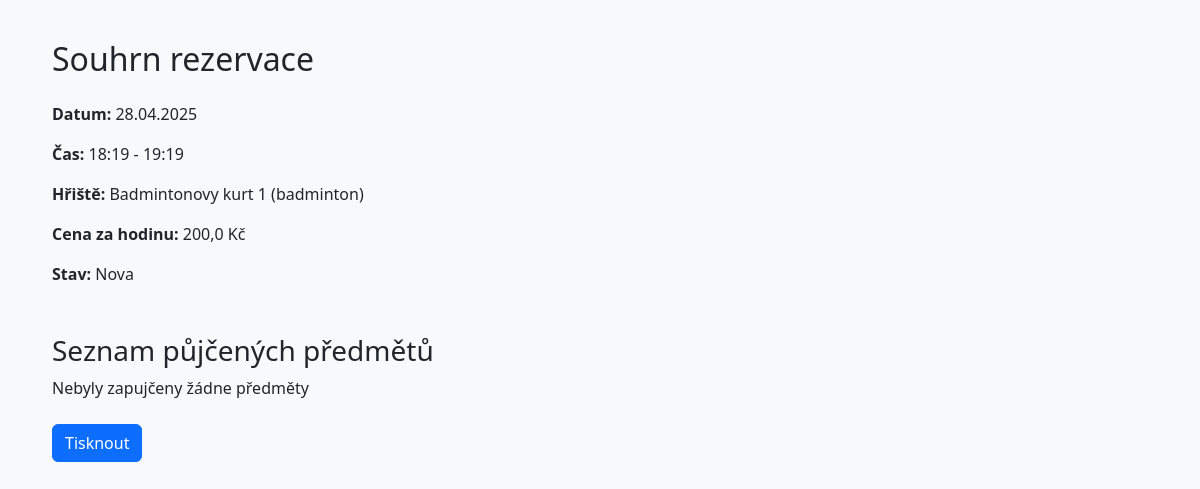
Page /rezervace/tisk/17/ on the earlier database version.
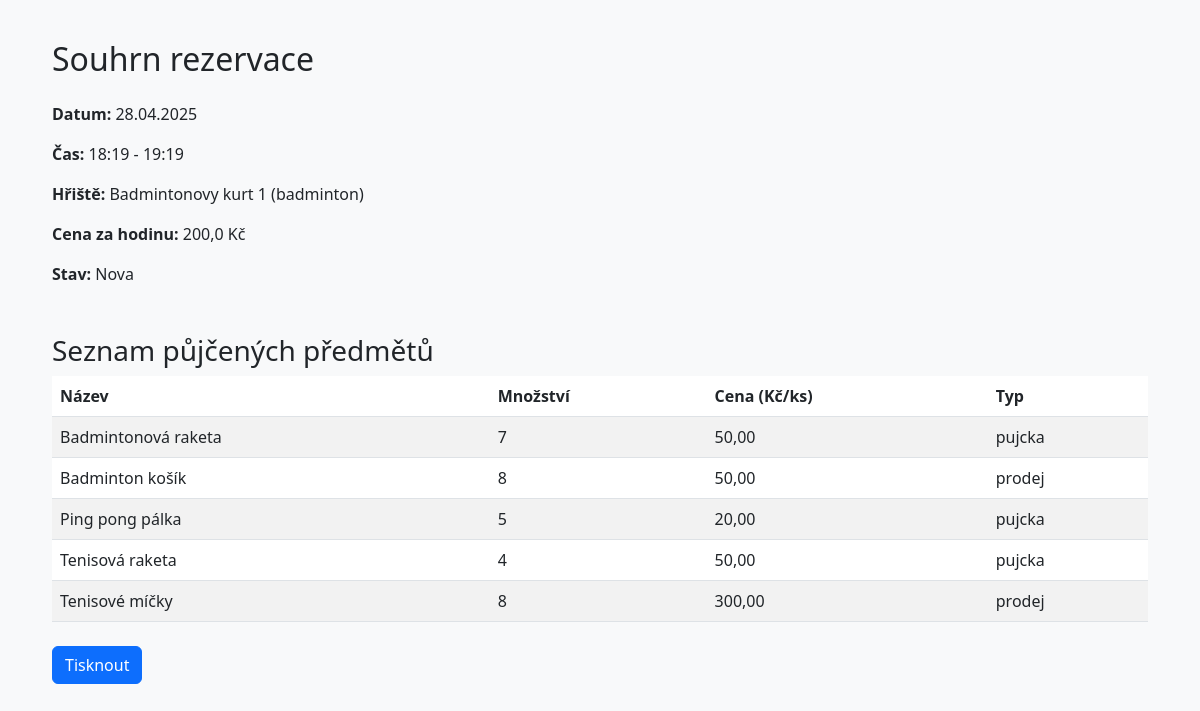
Same page on the later database version.
### rezervace/models.py (models this page shows, shortened)
class RezervaceZapujcky(models.Model):
    rezervace = models.ForeignKey(Rezervace, on_delete=models.CASCADE, related_name='zapujcky')
    zapujcka = models.ForeignKey(Zapujcky, on_delete=models.CASCADE, related_name='rezervace')
    mnozstvi = models.IntegerField()
    cena_za_kus = models.DecimalField(max_digits=8, decimal_places=2)
    class Meta:
        unique_together = ('rezervace', 'zapujcka')  # Composite primary key

class Zapujcky(models.Model):
    nazev = models.CharField(max_length=100)
    popis = models.TextField()
    cena_pujceni = models.DecimalField(max_digits=8, decimal_places=2)
    cena_prodeje = models.DecimalField(max_digits=8, decimal_places=2)
    typ = models.CharField(max_length=20, choices=RENTAL_TYPE_CHOICES)
    aktivni = models.BooleanField(default=True)

### rezervace/views.py (the view)
# urls.py: path('rezervace/tisk/<int:rez_id>/', views.tisk_rezervace, name='tisk_rezervace'),
def tisk_rezervace(request, rez_id):
    rezervace = get_object_or_404(Rezervace, id=rez_id)
    zapujcky = RezervaceZapujcky.objects.filter(rezervace=rezervace)
    return render(request, 'rezervace/tisk.html', {'rezervace': rezervace, 'zapujcky': zapujcky})

### templates/rezervace/tisk.html (shortened to what this page needs)
<!DOCTYPE html>
<html lang="cs">
<head>
  <link href="https://cdn.jsdelivr.net/npm/bootstrap@5.3.0/dist/css/bootstrap.min.css" rel="stylesheet">
  {% load static %}
  <link rel="stylesheet" href="{% static 'style.css' %}">
</head>
<body>
  <div class="container">
      <h2 class="mb-4">Souhrn rezervace</h2>
      <p><strong>Datum:</strong> {{ rezervace.datum|date:"d.m.Y" }}</p>
      <p><strong>Čas:</strong> {{ rezervace.cas_zacatku|time:"H:i" }} - {{ rezervace.cas_konce|time:"H:i" }}</p>
      <p><strong>Hřiště:</strong> {{ rezervace.hriste.nazev }} ({{ rezervace.hriste.typ }})</p>
      <p><strong>Cena za hodinu:</strong> {{ rezervace.cena }} Kč</p>
      <p><strong>Stav:</strong> {{ rezervace.get_stav_display }}</p>
      <h3 class="mt-5">Seznam půjčených předmětů</h3>
      {% if zapujcky %}
        <table class="table table-striped">
          <thead>
            <tr>
              <th>Název</th>
              <th>Množství</th>
              <th>Cena (Kč/ks)</th>
              <th>Typ</th>
            </tr>
          </thead>
          <tbody>
            {% for zapujcka in zapujcky %}
              <tr>
                <td>{{ zapujcka.zapujcka.nazev }}</td>
                <td>{{ zapujcka.mnozstvi }}</td>
                <td>{{ zapujcka.cena_za_kus }}</td>
                <td>{{ zapujcka.zapujcka.typ }}</td>
              </tr>
            {% endfor %}
          </tbody>
        </table>
      {% else %}
        <p>Nebyly zapujčeny žádne předměty</p>
      {% endif %}
      <div class="mt-4 no-print">
        <button onclick="window.print()" class="btn btn-primary">Tisknout</button>
      </div>
  </div>
</body>
</html>

Differences in the rows shown:
added RezervaceZapujcky: zapujcka.nazev "Badmintonová raketa", mnozstvi "7", cena_za_kus "50,00", zapujcka.typ "pujcka"
added RezervaceZapujcky: zapujcka.nazev "Badminton košík", mnozstvi "8", cena_za_kus "50,00", zapujcka.typ "prodej"
added RezervaceZapujcky: zapujcka.nazev "Ping pong pálka", mnozstvi "5", cena_za_kus "20,00", zapujcka.typ "pujcka"
added RezervaceZapujcky: zapujcka.nazev "Tenisová raketa", mnozstvi "4", cena_za_kus "50,00", zapujcka.typ "pujcka"
added RezervaceZapujcky: zapujcka.nazev "Tenisové míčky", mnozstvi "8", cena_za_kus "300,00", zapujcka.typ "prodej"
Other differences:
text no longer shown: "Nebyly zapujčeny žádne předměty"
text now shown: "Název Množství Cena (Kč/ks) Typ"
